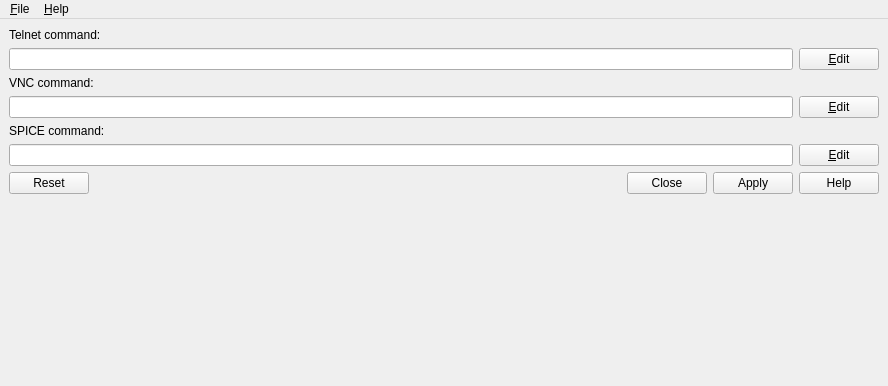
<?xml version="1.0" encoding="UTF-8"?>
<ui version="4.0">
 <class>MainWindow</class>
 <widget class="QMainWindow" name="MainWindow">
  <property name="windowModality">
   <enum>Qt::NonModal</enum>
  </property>
  <property name="geometry">
   <rect>
    <x>0</x>
    <y>0</y>
    <width>888</width>
    <height>386</height>
   </rect>
  </property>
  <property name="windowTitle">
   <string>GNS3 WebClient pack</string>
  </property>
  <widget class="QWidget" name="uiCentralWidget">
   <layout class="QVBoxLayout" name="verticalLayout">
    <item>
     <widget class="QLabel" name="uiTelnetCommandLabel">
      <property name="text">
       <string>Telnet command:</string>
      </property>
     </widget>
    </item>
    <item>
     <layout class="QHBoxLayout" name="horizontalLayout_9">
      <item>
       <widget class="QLineEdit" name="uiTelnetCommandLineEdit">
        <property name="sizePolicy">
         <sizepolicy hsizetype="MinimumExpanding" vsizetype="Fixed">
          <horstretch>0</horstretch>
          <verstretch>0</verstretch>
         </sizepolicy>
        </property>
        <property name="readOnly">
         <bool>true</bool>
        </property>
       </widget>
      </item>
      <item>
       <widget class="QPushButton" name="uiTelnetCommandPushButton">
        <property name="sizePolicy">
         <sizepolicy hsizetype="Maximum" vsizetype="Fixed">
          <horstretch>0</horstretch>
          <verstretch>0</verstretch>
         </sizepolicy>
        </property>
        <property name="text">
         <string>&amp;Edit</string>
        </property>
        <property name="icon">
         <iconset resource="../../resources/resources.qrc">
          <normaloff>:/icons/command_line.svg</normaloff>:/icons/command_line.svg</iconset>
        </property>
        <property name="iconSize">
         <size>
          <width>16</width>
          <height>16</height>
         </size>
        </property>
       </widget>
      </item>
     </layout>
    </item>
    <item>
     <widget class="QLabel" name="uiVNCCommandLabel">
      <property name="text">
       <string>VNC command:</string>
      </property>
     </widget>
    </item>
    <item>
     <layout class="QHBoxLayout" name="horizontalLayout_8">
      <item>
       <widget class="QLineEdit" name="uiVNCCommandLineEdit">
        <property name="sizePolicy">
         <sizepolicy hsizetype="MinimumExpanding" vsizetype="Fixed">
          <horstretch>0</horstretch>
          <verstretch>0</verstretch>
         </sizepolicy>
        </property>
        <property name="text">
         <string/>
        </property>
        <property name="readOnly">
         <bool>true</bool>
        </property>
       </widget>
      </item>
      <item>
       <widget class="QPushButton" name="uiVNCCommandPushButton">
        <property name="sizePolicy">
         <sizepolicy hsizetype="Maximum" vsizetype="Fixed">
          <horstretch>0</horstretch>
          <verstretch>0</verstretch>
         </sizepolicy>
        </property>
        <property name="text">
         <string>&amp;Edit</string>
        </property>
        <property name="icon">
         <iconset resource="../../resources/resources.qrc">
          <normaloff>:/icons/command_line.svg</normaloff>:/icons/command_line.svg</iconset>
        </property>
       </widget>
      </item>
     </layout>
    </item>
    <item>
     <widget class="QLabel" name="uiSPICECommandLabel">
      <property name="text">
       <string>SPICE command:</string>
      </property>
     </widget>
    </item>
    <item>
     <layout class="QHBoxLayout" name="horizontalLayout_10">
      <item>
       <widget class="QLineEdit" name="uiSPICECommandLineEdit">
        <property name="sizePolicy">
         <sizepolicy hsizetype="Expanding" vsizetype="Minimum">
          <horstretch>0</horstretch>
          <verstretch>0</verstretch>
         </sizepolicy>
        </property>
        <property name="text">
         <string/>
        </property>
        <property name="readOnly">
         <bool>true</bool>
        </property>
       </widget>
      </item>
      <item>
       <widget class="QPushButton" name="uiSPICECommandPushButton">
        <property name="sizePolicy">
         <sizepolicy hsizetype="Maximum" vsizetype="Fixed">
          <horstretch>0</horstretch>
          <verstretch>0</verstretch>
         </sizepolicy>
        </property>
        <property name="text">
         <string>&amp;Edit</string>
        </property>
        <property name="icon">
         <iconset resource="../../resources/resources.qrc">
          <normaloff>:/icons/command_line.svg</normaloff>:/icons/command_line.svg</iconset>
        </property>
       </widget>
      </item>
     </layout>
    </item>
    <item>
     <widget class="QDialogButtonBox" name="uiButtonBox">
      <property name="orientation">
       <enum>Qt::Horizontal</enum>
      </property>
      <property name="standardButtons">
       <set>QDialogButtonBox::Apply|QDialogButtonBox::Close|QDialogButtonBox::Help|QDialogButtonBox::Reset</set>
      </property>
     </widget>
    </item>
    <item>
     <spacer name="verticalSpacer">
      <property name="orientation">
       <enum>Qt::Vertical</enum>
      </property>
      <property name="sizeHint" stdset="0">
       <size>
        <width>20</width>
        <height>40</height>
       </size>
      </property>
     </spacer>
    </item>
   </layout>
   <zorder>uiVNCCommandLabel</zorder>
   <zorder>uiSPICECommandLabel</zorder>
   <zorder>uiTelnetCommandLabel</zorder>
   <zorder>uiButtonBox</zorder>
   <zorder>verticalSpacer</zorder>
  </widget>
  <widget class="QMenuBar" name="uiMenuBar">
   <property name="geometry">
    <rect>
     <x>0</x>
     <y>0</y>
     <width>888</width>
     <height>42</height>
    </rect>
   </property>
   <widget class="QMenu" name="uiFileMenu">
    <property name="title">
     <string>&amp;File</string>
    </property>
    <addaction name="uiQuitAction"/>
   </widget>
   <widget class="QMenu" name="menu_Help">
    <property name="title">
     <string>&amp;Help</string>
    </property>
    <addaction name="uiOnlineHelpAction"/>
    <addaction name="uiAboutAction"/>
    <addaction name="uiAboutQtAction"/>
   </widget>
   <addaction name="uiFileMenu"/>
   <addaction name="menu_Help"/>
  </widget>
  <action name="uiAboutAction">
   <property name="text">
    <string>&amp;About</string>
   </property>
   <property name="statusTip">
    <string>About</string>
   </property>
   <property name="menuRole">
    <enum>QAction::AboutRole</enum>
   </property>
  </action>
  <action name="uiQuitAction">
   <property name="icon">
    <iconset resource="../../resources/resources.qrc">
     <normaloff>:/icons/quit.svg</normaloff>:/icons/quit.svg</iconset>
   </property>
   <property name="text">
    <string>&amp;Quit</string>
   </property>
   <property name="statusTip">
    <string>Quit</string>
   </property>
   <property name="shortcut">
    <string>Ctrl+Q</string>
   </property>
  </action>
  <action name="uiOnlineHelpAction">
   <property name="icon">
    <iconset resource="../../resources/resources.qrc">
     <normaloff>:/icons/help.svg</normaloff>:/icons/help.svg</iconset>
   </property>
   <property name="text">
    <string>&amp;Online help</string>
   </property>
   <property name="toolTip">
    <string>Online help</string>
   </property>
   <property name="statusTip">
    <string>Online Help</string>
   </property>
  </action>
  <action name="uiAboutQtAction">
   <property name="text">
    <string>About &amp;Qt</string>
   </property>
   <property name="statusTip">
    <string>About Qt</string>
   </property>
   <property name="menuRole">
    <enum>QAction::AboutQtRole</enum>
   </property>
  </action>
 </widget>
 <resources>
  <include location="../../resources/resources.qrc"/>
 </resources>
 <connections>
  <connection>
   <sender>uiQuitAction</sender>
   <signal>triggered()</signal>
   <receiver>MainWindow</receiver>
   <slot>close()</slot>
   <hints>
    <hint type="sourcelabel">
     <x>-1</x>
     <y>-1</y>
    </hint>
    <hint type="destinationlabel">
     <x>398</x>
     <y>302</y>
    </hint>
   </hints>
  </connection>
 </connections>
</ui>
